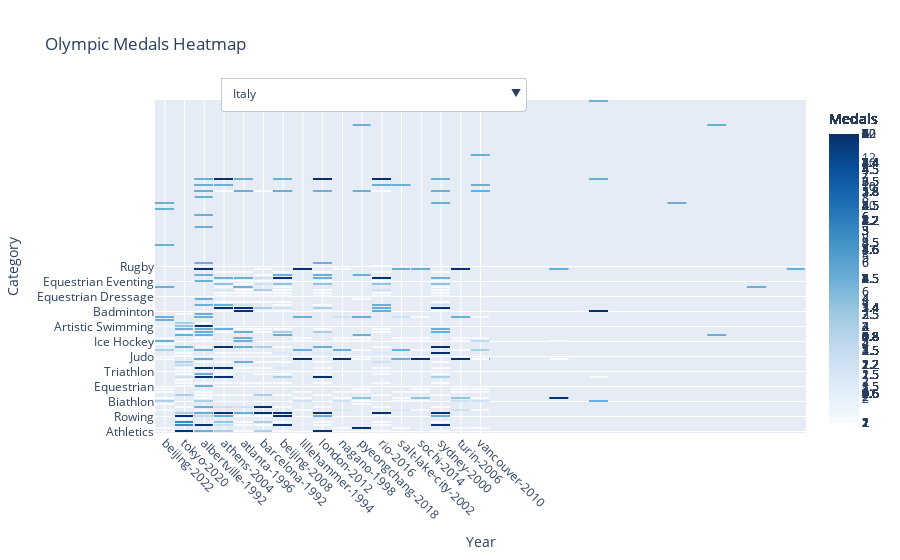

The code cell stored with this chart in its notebook:
### Code cell
# Create a list of available countries
countries = df['Country'].unique()

# Initialize figure
fig = go.Figure()

# Iterate over countries
for country in countries:
    df_filtered = df[df['Country'] == country]
    heatmap_data = pd.pivot_table(df_filtered, values='Medals', index='Category', columns='Year', aggfunc='sum')
    
    fig.add_trace(go.Heatmap(
        x=heatmap_data.columns,
        y=heatmap_data.index,
        z=heatmap_data.values,
        colorscale='Blues',
        colorbar=dict(title='Medals'),
        hovertemplate='<b>Category</b>: %{y}<br><b>Year</b>: %{x}<br><b>Medals</b>: %{z}<extra></extra>',
        name=country,
        text=heatmap_data.values,
        xgap=1,
        ygap=5,
    ))

# Add dropdown menu
fig.update_layout(
    updatemenus=[
        dict(
            type="dropdown",
            buttons=[
                dict(
                    label=country,
                    method="update",
                    args=[{"visible": [country == trace.name for trace in fig.data]}],
                    args2=[{"title": f'Olympic Medals Heatmap - {country}'}],
                )
                for country in countries
            ],
            direction="down",
            pad={"r": 10, "t": 10},
            showactive=True,
            x=0.1,
            xanchor="left",
            y=1.1,
            yanchor="top"
        ),
    ],
)

# Set layout
fig.update_layout(
    title='Olympic Medals Heatmap',
    xaxis=dict(title='Year', tickmode='array', tickvals=df['Year'].unique(), ticktext=df['Year'].unique(), tickangle=45),
    yaxis=dict(title='Category'),
)

# Show the plot
fig.show()
